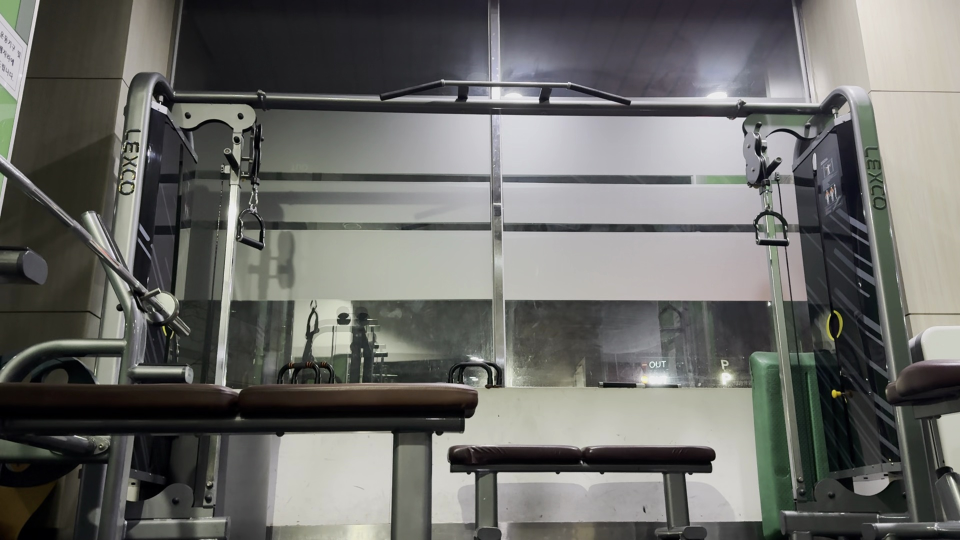
#> input picture data/frames/IMG_0610/IMG_0610_frame000016.jpg, 1920 x 1080 px, given in place of ., which was not available (shown at 1/2 size)
$ python -i activity_segment.py   (imports and definitions only)   (older library calls are emulated)
#> lines starting #> are read from the running program, lines starting #| are printed output that depends on the picture; pictures that were not available may be replaced by others from this repository, and a replacement may not be noted
"""
Motion-segment frame filtering.
Uses ML inference when available, falls back to rule-based filtering.
"""
from pathlib import Path

import cv2
import numpy as np


_ROOT = Path(__file__).resolve().parents[1]
_MODEL_DIR = _ROOT / "data" / "models"
_DEFAULT_MODEL_IN_DATA = _ROOT / "data" / "models" / "activity_filter.pkl"
_DEFAULT_MODEL_IN_ROOT = _ROOT / "activity_filter.pkl"
DEFAULT_MODEL_PATH = _DEFAULT_MODEL_IN_DATA if _DEFAULT_MODEL_IN_DATA.exists() else _DEFAULT_MODEL_IN_ROOT

_PUSHUP_MODEL_CANDIDATES = (
    "activity_filter_pushup.pkl",
    "pushup_activity_filter.pkl",
)
_PULLUP_MODEL_CANDIDATES = (
    "activity_filter_pullup.pkl",
    "pullup_activity_filter.pkl",
)


# [21 lines left out: function resolve_activity_model_path, not called in this run]


def _safe_imread(path, flags):
    # Handle non-ASCII paths on Windows more robustly.
#> called with path = '.', flags = 0
    try:
        data = np.fromfile(str(path), dtype=np.uint8)
        if data.size > 0:
            img = cv2.imdecode(data, flags)
            if img is not None:
                return img
    except Exception:
        pass
    return cv2.imread(str(path), flags)
#> returned value: shape (1080, 1920); min 0, max 255, mean 105.9


def _load_gray_small(img_path, size=(160, 90)):
    img = _safe_imread(img_path, cv2.IMREAD_GRAYSCALE)
    if img is None:
        return None
    small = cv2.resize(img, size, interpolation=cv2.INTER_AREA)
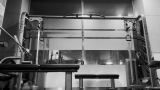
#> small: shape (90, 160); min 0, max 237, mean 105.9
    return cv2.GaussianBlur(small, (5, 5), 0)
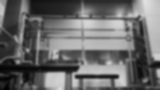
#> returned value: shape (90, 160); min 0, max 224, mean 105.9


# [77 lines left out: functions _fill_short_gaps, _active_segments_from_flags, _merge_nearby_segments, _flags_to_selected_indices, not called in this run]


def _extract_base_features(frame_files):
    n = len(frame_files)
    feats = np.zeros((n, 6), dtype=np.float32)
    if n == 0:
        return feats

    first_idx = -1
    prev = None
    for idx, fpath in enumerate(frame_files):
        prev = _load_gray_small(fpath)
        if prev is not None:
            first_idx = idx
            break

    if first_idx < 0 or prev is None:
        return feats

    prev_edges = cv2.Canny(prev, 40, 120)
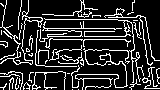
#> prev_edges: shape (90, 160); 18% white in thin lines or dots

    for idx in range(first_idx + 1, n):
        cur = _load_gray_small(frame_files[idx])
        if cur is None:
            continue

        diff = cv2.absdiff(cur, prev)
#> diff: shape (90, 160); every value is 0
        mean_diff = float(np.mean(diff) / 255.0)
#> mean_diff = 0
        std_diff = float(np.std(diff) / 255.0)
#> std_diff = 0
        change_ratio = float(np.mean(diff > 18))
#> change_ratio = 0

        cur_edges = cv2.Canny(cur, 40, 120)
        edge_diff = cv2.absdiff(cur_edges, prev_edges)
        edge_change_ratio = float(np.mean(edge_diff > 0))
#> edge_change_ratio = 0

        intensity_std = float(np.std(cur) / 255.0)
#> intensity_std = 0.226
        texture_var = float(min(cv2.Laplacian(cur, cv2.CV_64F).var() / 1000.0, 1.0))
#> texture_var = 0.174

        feats[idx] = np.array(
            [mean_diff, std_diff, change_ratio, edge_change_ratio, intensity_std, texture_var],
            dtype=np.float32,
        )
        prev = cur
        prev_edges = cur_edges
#> pass 2 of the loop in _extract_base_features, `for idx in range(first_idx + 1, n):`:
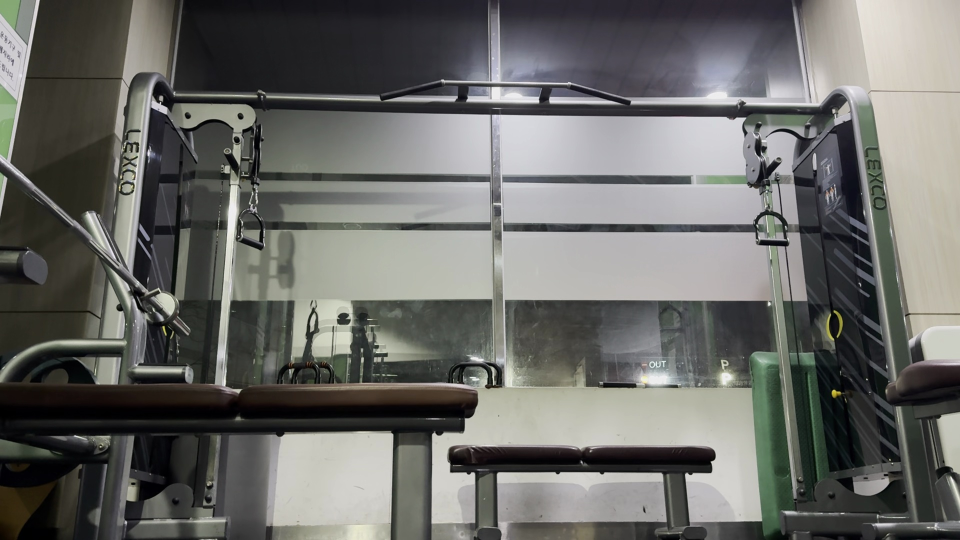
#> input picture data/frames/IMG_0610/IMG_0610_frame000031.jpg, 1920 x 1080 px, given in place of , which was not available (shown at 1/2 size)
#> mean_diff = 0.00114
#> std_diff = 0.00261
#> change_ratio = 0.000278
#> in _extract_base_features, `cur_edges = cv2.Canny(cur, 40, 120)`:
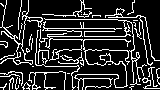
#> cur_edges: shape (90, 160); 18.1% white in thin lines or dots
#> in _extract_base_features, `edge_diff = cv2.absdiff(cur_edges, prev_edges)`:
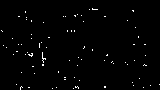
#> edge_diff: shape (90, 160); 1.1% white in thin lines or dots
#> edge_change_ratio = 0.011

    return feats


# [470 lines left out: functions build_feature_matrix, _rule_based_indices, _motion_activity_flags, _smooth_probs, _safe_predict_proba, _ml_based_indices and 4 more, not called in this run]

>>> result = _extract_base_features('../data/frames/IMG_0610/IMG_0610_frame000016.jpg')
#> result = 48 rows, first 6: [0, 0, 0, 0, 0, 0], [0, 0, 0, 0, 0.226, 0.174], [0.00114, 0.00261, 0.000278, 0.011, 0.226, 0.174], [0, 0, 0, 0, 0.226, 0.174], [0, 0, 0, 0, 0, 0], [0, 0, 0, 0, 0, 0]
